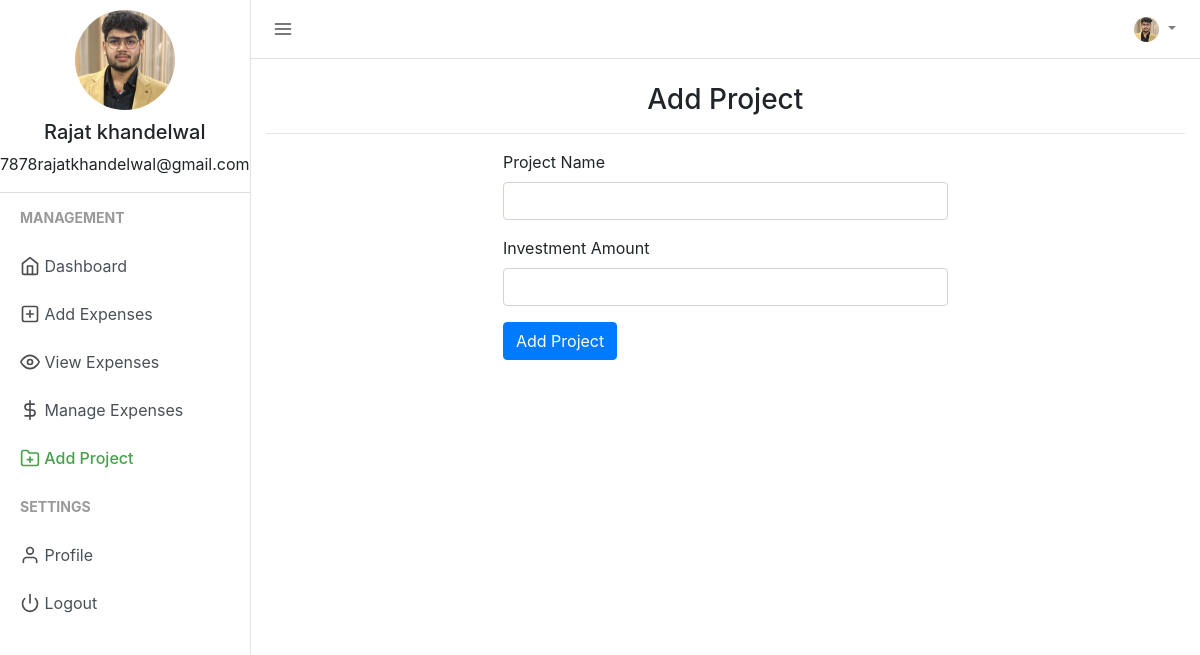
Screenshot of /add_project.php (signed in) with the database file from the repository.
### tables this page shows
CREATE TABLE `users` (
  `user_id` int(11) NOT NULL,
  `firstname` varchar(50) NOT NULL,
  `lastname` varchar(25) NOT NULL,
  `email` varchar(50) NOT NULL,
  `profile_path` varchar(50) NOT NULL DEFAULT 'default_profile.png',
  `password` varchar(50) NOT NULL,
  `trn_date` datetime NOT NULL
);

### session.php (called while the page is built, shortened)
<?php
include("config.php");
$sess_email = $_SESSION["email"];
$sql = "SELECT user_id, firstname, lastname, email, profile_path FROM users WHERE email = '$sess_email'";
$result = $con->query($sql);
if ($result->num_rows > 0) {
  while($row = $result->fetch_assoc()) {
    $username =$row["firstname"]." ".$row["lastname"];
    $useremail=$row["email"];
    $userprofile="uploads/".$row["profile_path"];
  }
} else {
    $userid="GHX1Y2";
    $username ="Jhon Doe";
    $useremail="mailid@domain.com";
    $userprofile="Uploads/default_profile.png";
}
?>

### add_project.php (the view, shortened to what this page needs)
<?php
include("session.php");
?>
<!DOCTYPE html>
<html lang="en">
<head>
    <link href="css/bootstrap.min.css" rel="stylesheet">
    <link href="css/style.css" rel="stylesheet">
</head>
<body>
    <div class="d-flex" id="wrapper">
        <div class="border-right" id="sidebar-wrapper">
            <div class="user">
                <img class="img img-fluid rounded-circle" src="<?php echo $userprofile ?>" width="120">
                <h5><?php echo $username ?></h5>
                <p><?php echo $useremail ?></p>
            </div>
            <div class="sidebar-heading">Management</div>
            <div class="list-group list-group-flush">
                <a href="index.php" class="list-group-item list-group-item-action"><span data-feather="home"></span> Dashboard</a>
                <a href="add_expense.php" class="list-group-item list-group-item-action"><span data-feather="plus-square"></span> Add Expenses</a>
                <a href="view.php" class="list-group-item list-group-item-action sidebar"><span data-feather="eye"></span> View Expenses</a>
                <a href="manage_expense.php" class="list-group-item list-group-item-action"><span data-feather="dollar-sign"></span> Manage Expenses</a>
                <a href="add_project.php" class="list-group-item list-group-item-action sidebar-active"><span data-feather="folder-plus"></span> Add Project</a>
            </div>
            <div class="sidebar-heading">Settings</div>
            <div class="list-group list-group-flush">
                <a href="profile.php" class="list-group-item list-group-item-action"><span data-feather="user"></span> Profile</a>
                <a href="logout.php" class="list-group-item list-group-item-action"><span data-feather="power"></span> Logout</a>
            </div>
        </div>
        <div id="page-content-wrapper">
            <nav class="navbar navbar-expand-lg navbar-light border-bottom">
                <button class="toggler" type="button" id="menu-toggle" aria-expanded="false">
                    <span data-feather="menu"></span>
                </button>
                <div class="collapse navbar-collapse" id="navbarSupportedContent">
                    <ul class="navbar-nav ml-auto mt-2 mt-lg-0">
                        <li class="nav-item dropdown">
                            <a class="nav-link dropdown-toggle" href="#" id="navbarDropdown" role="button" data-toggle="dropdown" aria-haspopup="true" aria-expanded="false">
                                <img class="img img-fluid rounded-circle" src="<?php echo $userprofile ?>" width="25">
                            </a>
                        </li>
                    </ul>
                </div>
            </nav>
            <div class="container-fluid">
                <h3 class="mt-4 text-center">Add Project</h3>
                <hr>
                <div class="row justify-content-center">
                    <div class="col-md-6">
                        <form method="POST" action="">
                            <div class="form-group">
                                <label for="project_name">Project Name</label>
                                <input type="text" name="project_name" id="project_name" class="form-control" required>
                            </div>
                            <div class="form-group">
                                <label for="investment">Investment Amount</label>
                                <input type="number" name="investment" id="investment" class="form-control" required>
                            </div>
                            <button type="submit" name="submit" class="btn btn-primary">Add Project</button>
                        </form>
                    </div>
                </div>
            </div>
        </div>
    </div>
</body>
</html>

### css/style.css (style rules this page uses)
body { background-color: #000000; }
.feather { width: 20px; height: 20px; stroke: #4d4d4d; stroke-width: 2; stroke-linecap: round; stroke-linejoin: round; fill: none; vertical-align: text-bottom; }
.list-group { background-color: #ffffff; }
.list-group-item { border: none; }
.user { text-align: center; border-bottom: 1px solid #ddd; }
.user img { padding: 10px; }
.toggler { color: #000; background-color: #fff; border: none; outline: none; }
.sidebar-active { color: #47a04b; font-weight: 500; }
.sidebar-active .feather { stroke: #47a04b; font-weight: 500; }
#wrapper { overflow-x: hidden; background-color: #fff; }
#sidebar-wrapper { min-height: 100vh; margin-left: -15rem; -webkit-transition: margin 0.25s ease-out; -moz-transition: margin 0.25s ease-out; -o-transition: margin 0.25s ease-out; transition: margin 0.25s ease-out; }
#sidebar-wrapper .sidebar-heading { padding: 0.875rem 1.25rem; font-size: 14px; font-weight: bold; text-transform: uppercase; color: #999; }
#sidebar-wrapper .list-group { width: 15rem; }
#page-content-wrapper { min-width: 100vw; }
@media (min-width: 768px) { #sidebar-wrapper { margin-left: 0; } }
@media (min-width: 768px) { #page-content-wrapper { min-width: 0; width: 100%; } }
.container-fluid { margin-right: 20px; }

### rows the page displays
users: profile_path (picture), username "Rajat khandelwal", email "7878rajatkhandelwal@gmail.com"
